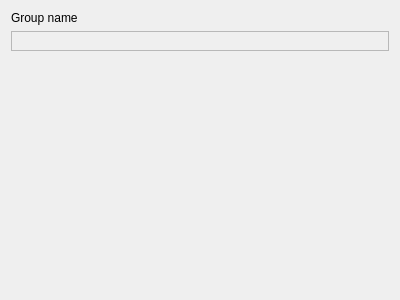
<?xml version="1.0" encoding="UTF-8"?>
<ui version="4.0">
 <class>PlotGroup</class>
 <widget class="QWidget" name="PlotGroup">
  <property name="geometry">
   <rect>
    <x>0</x>
    <y>0</y>
    <width>400</width>
    <height>300</height>
   </rect>
  </property>
  <property name="windowTitle">
   <string>Form</string>
  </property>
  <layout class="QVBoxLayout" name="verticalLayout">
   <item>
    <widget class="QLabel" name="groupName">
     <property name="text">
      <string>Group name</string>
     </property>
    </widget>
   </item>
   <item>
    <widget class="QFrame" name="plots">
     <property name="frameShape">
      <enum>QFrame::Shape::StyledPanel</enum>
     </property>
     <property name="frameShadow">
      <enum>QFrame::Shadow::Raised</enum>
     </property>
     <layout class="QVBoxLayout" name="verticalLayout_2"/>
    </widget>
   </item>
   <item>
    <spacer name="verticalSpacer">
     <property name="orientation">
      <enum>Qt::Orientation::Vertical</enum>
     </property>
     <property name="sizeHint" stdset="0">
      <size>
       <width>20</width>
       <height>40</height>
      </size>
     </property>
    </spacer>
   </item>
  </layout>
 </widget>
 <resources/>
 <connections/>
</ui>
